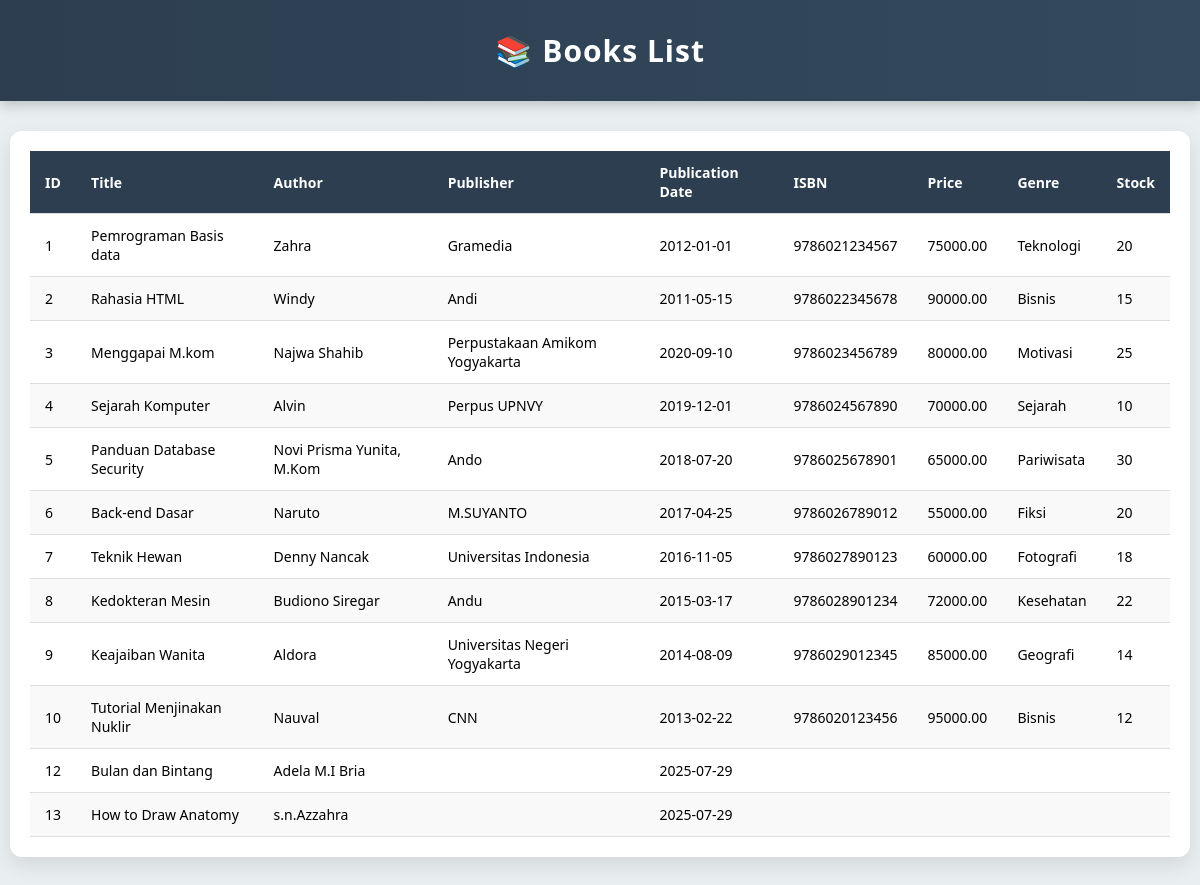
The app's page /read.php with its own data.
### tables this page shows
CREATE TABLE `books` (
  `BookID` int(11) NOT NULL,
  `Title` varchar(255) DEFAULT NULL,
  `Author` varchar(100) DEFAULT NULL,
  `Publisher` varchar(100) DEFAULT NULL,
  `PublicationDate` date DEFAULT NULL,
  `ISBN` varchar(20) DEFAULT NULL,
  `Price` decimal(10,2) DEFAULT NULL,
  `Genre` varchar(50) DEFAULT NULL,
  `AvailableStock` int(11) DEFAULT NULL
);

### read.php (the view, shortened to what this page needs)
<?php
include 'db.php';
try {
    $stmt = $conn->prepare("SELECT * FROM books");
    $stmt->execute();
    $books = $stmt->fetchAll(PDO::FETCH_ASSOC);
} catch (PDOException $e) {
    die("Error: " . $e->getMessage());
}
?>
<!DOCTYPE html>
<html lang="en">
<head>
    <link rel="stylesheet" href="style.css">
</head>
<body>
    <header>
        <div class="header-content">
            <h1>📚 Books List</h1>
        </div>
    </header>
    <div class="table-container">
        <?php if (count($books) > 0): ?>
            <table>
                <thead>
                    <tr>
                        <th>ID</th>
                        <th>Title</th>
                        <th>Author</th>
                        <th>Publisher</th>
                        <th>Publication Date</th>
                        <th>ISBN</th>
                        <th>Price</th>
                        <th>Genre</th>
                        <th>Stock</th>
                    </tr>
                </thead>
                <tbody>
                    <?php foreach ($books as $book): ?>
                        <tr>
                            <td><?= htmlspecialchars($book['BookID']) ?></td>
                            <td><?= htmlspecialchars($book['Title']) ?></td>
                            <td><?= htmlspecialchars($book['Author']) ?></td>
                            <td><?= htmlspecialchars($book['Publisher']) ?></td>
                            <td><?= htmlspecialchars($book['PublicationDate']) ?></td>
                            <td><?= htmlspecialchars($book['ISBN']) ?></td>
                            <td><?= htmlspecialchars($book['Price']) ?></td>
                            <td><?= htmlspecialchars($book['Genre']) ?></td>
                            <td><?= htmlspecialchars($book['AvailableStock']) ?></td>
                        </tr>
                    <?php endforeach; ?>
                </tbody>
            </table>
        <?php else: ?>
            <p style="text-align:center;">No books found in the database.</p>
        <?php endif; ?>
    </div>
</body>
</html>

### style.css (style rules this page uses)
body { font-family: "Segoe UI", sans-serif; background-color: #e9eff1; margin: 0; padding: 0; }
header { background: linear-gradient(90deg, #2c3e50, #34495e); color: white; padding: 30px 0; box-shadow: 0 4px 12px rgba(0, 0, 0, 0.2); }
.header-content { display: flex; align-items: center; justify-content: center; gap: 20px; max-width: 1000px; margin: 0 auto; padding: 0 20px; text-align: left; }
header h1 { margin: 0; font-size: 30px; font-weight: bold; letter-spacing: 1px; }

### read.php (style rules this page uses)
.table-container { max-width: 95%; margin: 30px auto; overflow-x: auto; background: white; padding: 20px; border-radius: 12px; box-shadow: 0 8px 20px rgba(0, 0, 0, 0.1); }
table { width: 100%; border-collapse: collapse; font-size: 14px; }
thead { background-color: #2c3e50; color: white; }
th, td { padding: 12px 15px; border-bottom: 1px solid #ddd; text-align: left; }
tbody tr:nth-child(even) { background-color: #f9f9f9; }
h1 { text-align: center; margin-top: 30px; font-size: 28px; color: white; }

### records on screen
books: BookID "1", Title "Pemrograman Basis data", Author "Zahra", Publisher "Gramedia", PublicationDate "2012-01-01", ISBN "9786021234567", Price "75000.00", Genre "Teknologi", AvailableStock "20"
books: BookID "2", Title "Rahasia HTML", Author "Windy", Publisher "Andi", PublicationDate "2011-05-15", ISBN "9786022345678", Price "90000.00", Genre "Bisnis", AvailableStock "15"
books: BookID "3", Title "Menggapai M.kom", Author "Najwa Shahib", Publisher "Perpustakaan Amikom Yogyakarta", PublicationDate "2020-09-10", ISBN "9786023456789", Price "80000.00", Genre "Motivasi", AvailableStock "25"
books: BookID "4", Title "Sejarah Komputer", Author "Alvin", Publisher "Perpus UPNVY", PublicationDate "2019-12-01", ISBN "9786024567890", Price "70000.00", Genre "Sejarah", AvailableStock "10"
books: BookID "5", Title "Panduan Database Security", Author "Novi Prisma Yunita, M.Kom", Publisher "Ando", PublicationDate "2018-07-20", ISBN "9786025678901", Price "65000.00", Genre "Pariwisata", AvailableStock "30"
books: BookID "6", Title "Back-end Dasar", Author "Naruto", Publisher "M.SUYANTO", PublicationDate "2017-04-25", ISBN "9786026789012", Price "55000.00", Genre "Fiksi", AvailableStock "20"
books: BookID "7", Title "Teknik Hewan", Author "Denny Nancak", Publisher "Universitas Indonesia", PublicationDate "2016-11-05", ISBN "9786027890123", Price "60000.00", Genre "Fotografi", AvailableStock "18"
books: BookID "8", Title "Kedokteran Mesin", Author "Budiono Siregar", Publisher "Andu", PublicationDate "2015-03-17", ISBN "9786028901234", Price "72000.00", Genre "Kesehatan", AvailableStock "22"
books: BookID "9", Title "Keajaiban Wanita", Author "Aldora", Publisher "Universitas Negeri Yogyakarta", PublicationDate "2014-08-09", ISBN "9786029012345", Price "85000.00", Genre "Geografi", AvailableStock "14"
books: BookID "10", Title "Tutorial Menjinakan Nuklir", Author "Nauval", Publisher "CNN", PublicationDate "2013-02-22", ISBN "9786020123456", Price "95000.00", Genre "Bisnis", AvailableStock "12"
books: BookID "12", Title "Bulan dan Bintang", Author "Adela M.I Bria", PublicationDate "2025-07-29"
books: BookID "13", Title "How to Draw Anatomy", Author "s.n.Azzahra", PublicationDate "2025-07-29"
